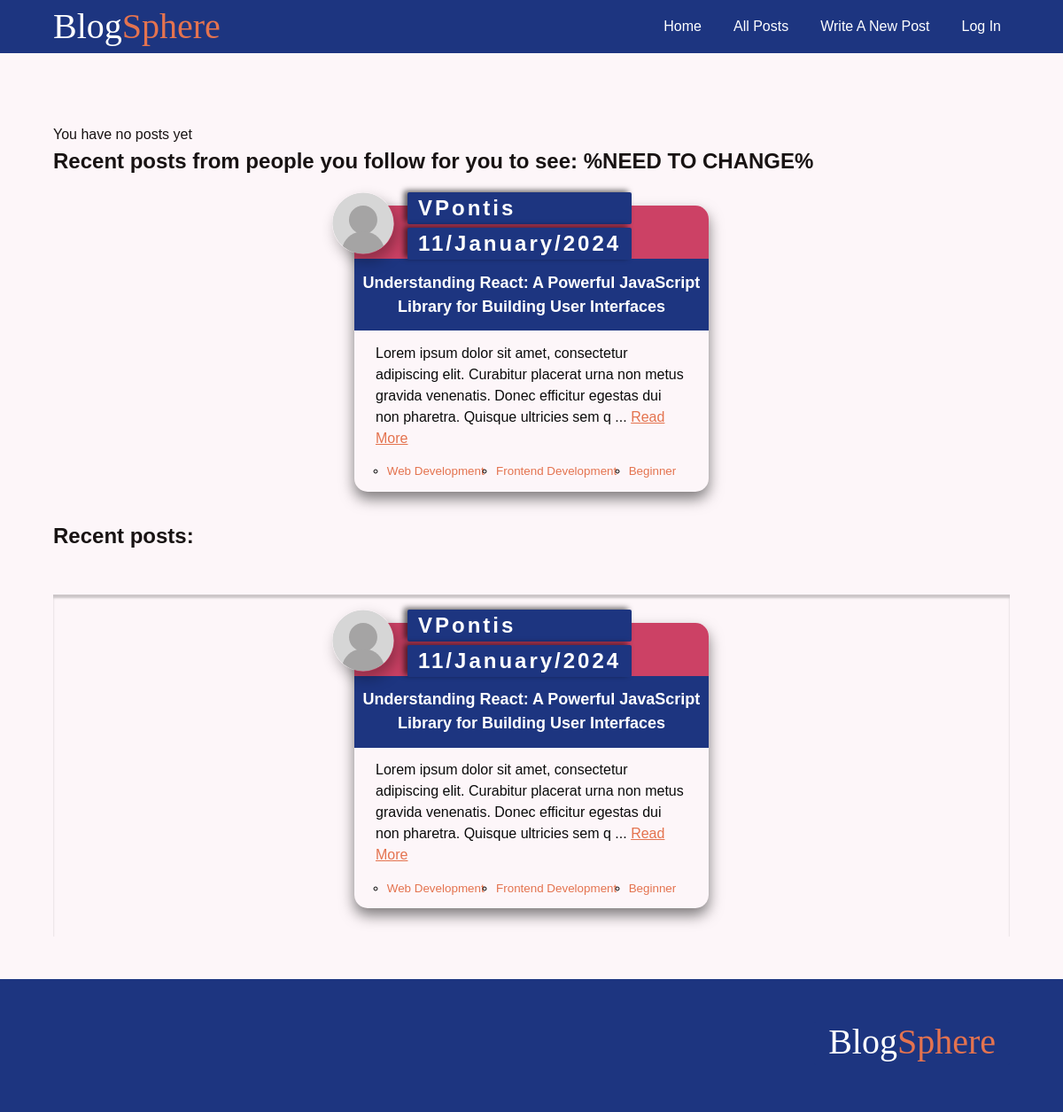
The app's page /, older data.
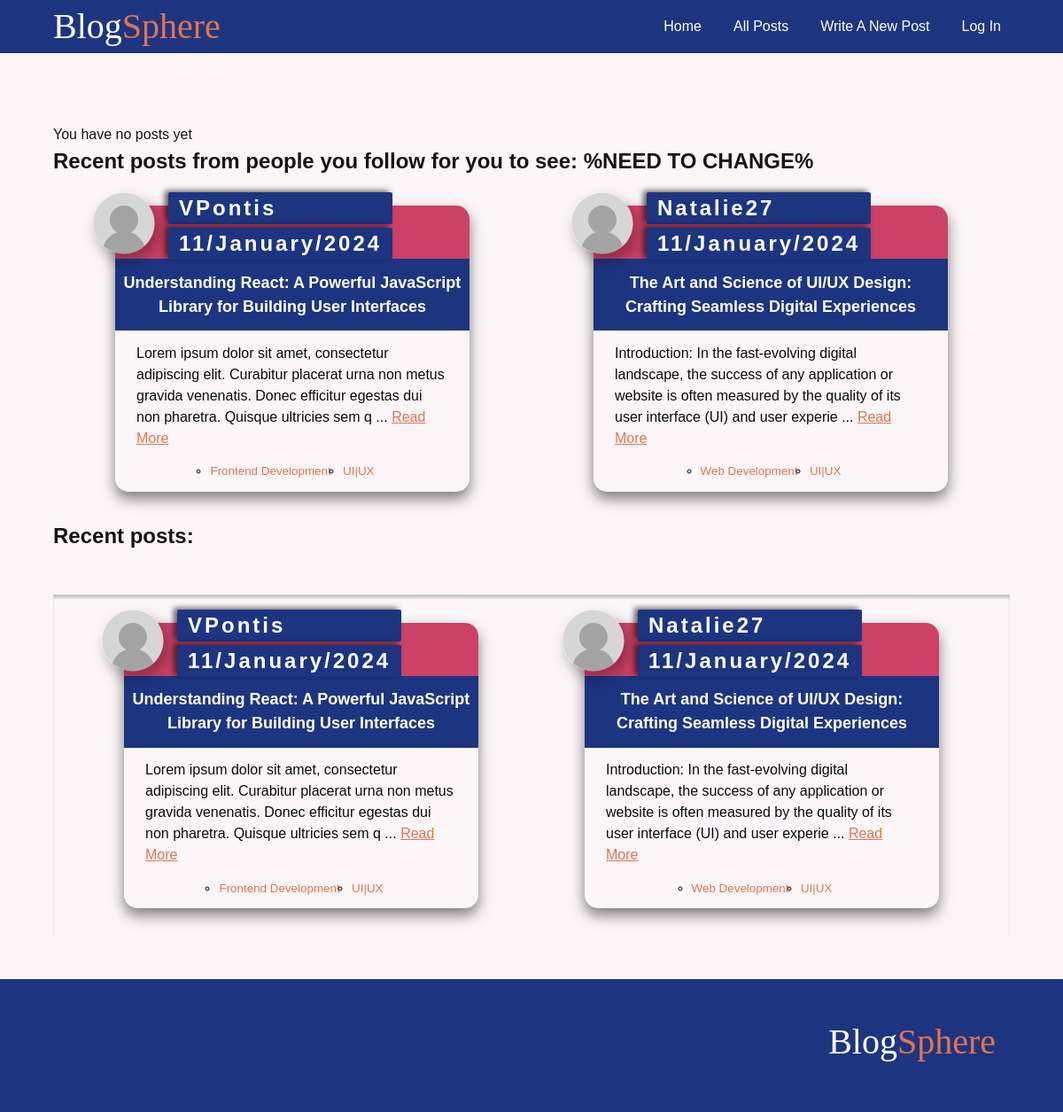
The same page, newer data.
### blog/models.py (models this page shows, shortened)
class Navigation(models.Model):
    text= models.CharField(max_length=100)
    destination= models.CharField(max_length=100)

class Post(models.Model):
    title = models.CharField(max_length=100)
    author = models.ForeignKey(User,  on_delete=models.CASCADE)
    body = models.TextField()
    created_at = models.DateField(auto_now=True)
    tags = models.ManyToManyField(Tag)
    slug = models.SlugField(unique=True, editable= False, blank= True, db_index=True, default='')

class Tag(models.Model):
    name = models.CharField(max_length=100)
    def __str__(self):
        return f'{self.name}'

### blog/views.py (the view)
# urls.py: path('', views.home, name='home' ),
def home(request):
   user =  request.user.username
   posts = Post.objects
   all_posts = posts.all()
   users_posts = posts.filter(author__username=user)
   not_users_posts = posts.exclude(author__username = user)
   follower_posts = None;
   context = {
      'posts': all_posts,
      'all_posts': all_posts,
      'users_posts': users_posts,
      'not_users_posts': not_users_posts,
      'followers_posts': follower_posts
   }
   return render(request, 'blog/index.html', context)

### blog/context_processors.py (called while the page is built)
def render_Nav_processor(request):
  if request.user.is_authenticated:
    navigation_links = Navigation.objects.exclude(destination = 'login')
  else:
    navigation_links = Navigation.objects.exclude(destination = 'logout')
  return  {
        'nav_links': navigation_links
    }

### blog/templates/blog/index.html (shortened to what this page needs)
{% extends "../layout.html" %}
{% load static%}
{% block style %}
<link rel="stylesheet" href="{% static 'index.css' %}">
<link rel="stylesheet" href="{% static 'article.css' %}">
{% endblock  %}
    {% block content%}
   <section  id="welcome">
    {% if users_posts %}
    <h2>These are your latest blogs</h2>
    <ul class="latest_blogs blogs">
        {% for post in users_posts %}
        {% include "components/article.html" %}
        {% endfor %}
    </ul>
    {% else %}
        <p>You have no posts yet </p>
    {% endif %}
   </section>
   <section>
    {% if not_users_posts %}  {% comment "" %} follower_posts{% endcomment %}
    <h2>Recent posts from people you follow for you to see: %NEED TO CHANGE%</h2>
    <ul class=" blogs">
        {% for post in not_users_posts %}
        {% include "components/article.html" %}
        {% endfor %}
    </ul>
   </section>
   <section>
    {% if user.username %}
        <h2>Recent posts for you to read:</h2>
    {% else %}
        <h2>Recent posts:</h2>
    {% endif %}
    <ul class="latest_blogs blogs">
        {% for post in not_users_posts  %}
        {% include "components/article.html" %}
        {% endfor %}
    </ul>
   </section>
   {% endif %}
    {% endblock %}

### templates/layout.html (shortened to what this page needs)
{% load static %}
<!DOCTYPE html>
<html lang="en">
<head>
    <link rel="stylesheet" href="{% static "global.css"%}">
    {% block style%} {% endblock %}
</head>
<body>
    {% include "./components/header.html" %}
    <main class="container">
    {% block content %}{% endblock content %}
</main>
{% include "./components/footer.html" %}
</body>
</html>

### templates/components/header.html (shortened to what this page needs)
{% load static%}
{% block style %}
<link rel="stylesheet" href="{% static "header.css"%}">
{% endblock  %}
<header >
    <div class="container header">
      <div>
       <span class="logo">Blog<span class="brand-accent">Sphere
    </div><nav >
    <ul class="nav">
      {% for link in nav_links %}
       <li>
        <a href="{% url link.destination %}">{{ link.text | title }}</a>
       </li>
       {% endfor %}
    </ul>
</nav>
</div>
</header>

### templates/components/article.html (shortened to what this page needs)
{% load static %}
<li class="post ">
    <header class="author">
            {% if post.author.profile_pic %}
    <img src="{{ post.author.profile_pic.url }}" alt="Profile Picture">
{% else %}
            <img class="no-picture" src="{% static 'images/no-profile-picture.svg' %}" alt="">
            {% endif%}
            <div class="author-post__details">
                    <span class="author-post__details-name">{{post.author.username}}</span> </a>
                    <span class="author-post__details-date">{{post.created_at|date:"d/F/Y"}}</span></div>
                </header>
                <a href="{% url 'post' post.slug %}">
        <div class="title-container">
            <h3 class="post-title">{{ post.title }}</h3>
        </div>
        <div class="content">
            <p class="post-content">
                {{ post.body|slice:":175" }}
                {% if post.body|length > 175 %}
                ... <a class="read_more" href="{% url 'post' post.slug %}">Read More</a>
                {% endif %}
            </p>
            <div class="row">
                <ul class="tags">
                    {% for tag in post.tags.all %}
                        <li><a href="{% url 'posts'%}?tag={{tag}} " class="tag"> {{tag}}</a></li>
                    {% endfor %}
                </ul>
            </div>
        </div>
    </li>

### templates/components/footer.html (shortened to what this page needs)
{% load static %}
{% block style %}
<link rel="stylesheet" href="{% static 'footer.css'%}">
{% endblock style %}
<footer>
    <div class="container">
        <span class="brand">Blog<span class="brand-accent">Sphere
    </div>
</footer>

### static/global.css (style rules this page uses)
:root { --main-clr: #1d3580; --main-clr-light: #1d3680bd; --heading-clr: #cc4165; --heading2-clr: #fff; --accent-clr: #e4734f; --focus-clr: #e4724f13; --error-text-clr: rgb(231, 48, 16); --error-bg-clr: rgba(255, 187, 175, 0.012); --nav-text-clr: #fff; --main-text-clr: #181313; --fs-800: 2.5rem; --fs-750: 2.25rem; --fs-700: 2rem; --fs-650: 1.75rem; --fs-600: 1.5rem; --fs-550: 1.25rem; --fs-500: 1rem; --fs-450: 0.975rem; --fs-400: 0.9375rem; --fs-350: 0.875rem; --fs-300: 0.8375rem; --heading-align: center; --gutter-y-200: 0.75rem; --gutter-y-300: 1rem; --gutter-y-400: 1.25rem; --gutter-y-600: 2rem; --gutter-y-900: 5rem; --gutter-x-600: 2rem; }
* { margin: 0; padding: 0; box-sizing: border-box; }
img, svg, picture { display: block; max-width: 100%; }
body { font-size: var(--fs-500); line-height: 1.5; font-family: 'Franklin Gothic Medium', 'Arial Narrow', Arial, sans-serif; color: var(--main-text-clr); background-color: #fdf0f694; }
.brand { background-color: var(--main-clr); color: var(--nav-text-clr); padding-inline: 1rem; padding-bottom: .2rem; font-family: serif; border-radius: 2px; }
.container { width: 100%; max-width: min(90%, 90rem); margin-inline: auto; }
main { margin-top: var(--gutter-y-600); }
a:link, a:visited { text-decoration: none; color: #0b0b0b; }

### static/index.css (style rules this page uses)
#welcome { margin-top: var(--gutter-y-900); }
.latest_blogs { margin-block: 3rem; padding-inline: 1.25rem; display: flex; box-shadow: inset 0 0.25rem 0.15rem rgba(0, 0, 0, 0.2); }
.blogs { display: grid; justify-content: center; align-content: center; grid-template-columns: repeat(auto-fit, minmax(21.875rem, 1fr)); }

### static/article.css (style rules this page uses)
.post { margin: 2rem auto; box-shadow: 0 8px 16px rgba(0, 0, 0, 0.5); width: 400px; padding-bottom: 1em; color: #0b0b0b; display: flex; flex-direction: column; justify-content: space-between; border-radius: 15px; }
.author { min-height: 60px; background-color: var(--heading-clr); position: relative; border-top-right-radius: 15px; border-top-left-radius: 15px; }
.author-post__details { position: absolute; top: -15px; left: 60px; }
.author-post__details span { display: block; font-size: var(--fs-600); border-radius: 2px; margin: 0; line-height: 1; color: var(--nav-text-clr); padding: .25em .5em; margin-bottom: .25rem; font-weight: 700; background-color: var(--main-clr); letter-spacing: 3px; box-shadow: -4px -2px 6px rgba(0,0,0, .6); }
.author img { width: 70px; height: 70px; position: absolute; top: -15px; left: -25px; border-radius: 50%; border: none; overflow: hidden; box-shadow: 4px 8px 16px rgba(0,0,0, .3); object-fit: cover; object-position: center; }
.content { padding-inline:1.5em; display: flex; flex-direction: column; flex: 1; }
.row { display: flex; flex-wrap: wrap; margin-top: 1.25em; font-size: .9375rem; flex: 1; column-gap:1rem; align-items: center; }
.row ul { row-gap: 0.25em; text-align: center; margin-inline: auto; }
.tags { display: flex; font-size: .8375rem; line-height: 1; flex-wrap: wrap; justify-content: center; align-items: center; gap: 1em; }
.read_more { color: var(--accent-clr) !important; text-decoration: underline !important; }
.go-back-btn, .tag:link, .tag:visited { color: var(--accent-clr) !important; }
.post-title { font-size: 1.125rem; margin-bottom: .75em; text-align: center; background-color: var(--main-clr); color: var(--heading2-clr); padding-block: .75em; padding-inline:.5em; }

### static/header.css (style rules this page uses)
header { width: 100%; background-color: var(--main-clr); color:var(--main-text-clr); display: flex; }
.header { display: flex; justify-content: space-between; align-items: center; }
.logo { color: var(--nav-text-clr); font-size: var(--fs-800); font-family: serif; }
.brand-accent { color: var(--accent-clr) }
.nav { display: flex; gap: 1em; }
nav li { list-style: none; }
nav li a { transform-origin: center; transition: text-decoration, .25s ease-in-out; }
nav li a:link, nav li a:visited { color: var(--nav-text-clr); }
nav ul { list-style: none; padding: 0; margin: 0; }
nav li { display: inline-block; margin: 0 10px; }
nav li a { position: relative; text-decoration: none; }
nav li a::before, nav li a::after { content: ""; position: absolute; width: 0%; height: 1px; bottom: 0; background-color: #fff; transition: width 0.3s ease-in-out; }
nav li a::before { left: 50%; transform: translateX(-50%); }
nav li a::after { right: 50%; transform: translateX(50%); }

### static/footer.css (style rules this page uses)
footer { background-color: var(--main-clr); min-height: 150px; font-size: var(--fs-800); text-align: end; }
footer .container { padding-top: 1em; }

Row changes from the older to the newer data that the page shows:
changed Post "Understanding React: A Powerful JavaScript Library for Building User Interfaces": loses Tag (name "Beginner"); loses Tag (name "Web Development")
added Tag: name "UI|UX"
added Post: author.username "Natalie27", created_at "11/January/2024", title "The Art and Science of UI/UX Design: Crafting Seamless Digital Experiences", body "Introduction: In the fast-evolving digital landscape, the success of any application or website is often measured by the quality of its user interface (UI) and user experie", shows "Read More", Tag (name "Web Development")
